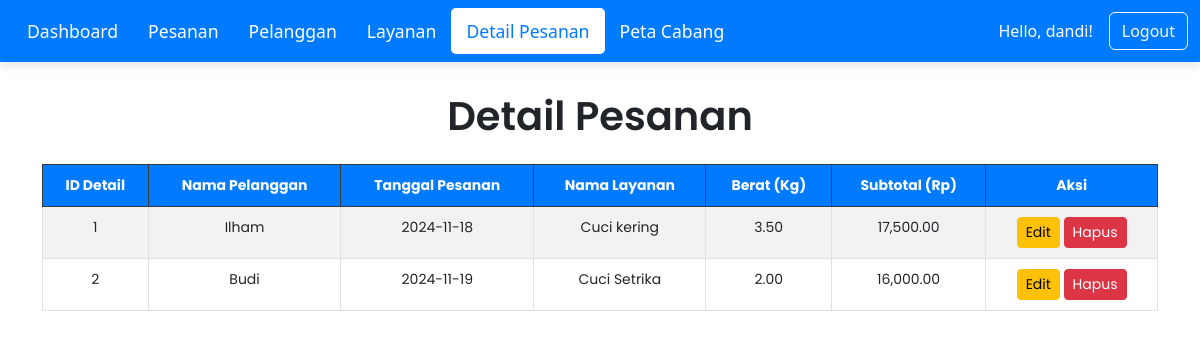
The page /detail_pesanan.php (signed in) on the database its author committed.
### tables this page shows
CREATE TABLE `detail_pesanan` (
  `id_detail` INT AUTO_INCREMENT PRIMARY KEY,
  `id_pelanggan` INT NOT NULL,
  `id_pesanan` INT NOT NULL,
  `id_layanan` INT NOT NULL,
  `berat_kg` DECIMAL(5,2) NOT NULL,
  `sub_total` DECIMAL(10,2) DEFAULT NULL,
  FOREIGN KEY (`id_pelanggan`) REFERENCES `pelanggan`(`id_pelanggan`)
    ON DELETE CASCADE
    ON UPDATE CASCADE,
  FOREIGN KEY (`id_pesanan`) REFERENCES `pesanan`(`id_pesanan`)
    ON DELETE CASCADE
    ON UPDATE CASCADE,
  FOREIGN KEY (`id_layanan`) REFERENCES `layanan`(`id_layanan`)
    ON DELETE CASCADE
    ON UPDATE CASCADE
);

CREATE TABLE `pelanggan` (
  `id_pelanggan` INT AUTO_INCREMENT PRIMARY KEY,
  `nama_pelanggan` VARCHAR(100) NOT NULL,
  `no_telepon` VARCHAR(15) NOT NULL,
  `alamat` VARCHAR(255) DEFAULT NULL
);

CREATE TABLE `pesanan` (
  `id_pesanan` INT AUTO_INCREMENT PRIMARY KEY,
  `id_pelanggan` INT NOT NULL,
  `tanggal_pesanan` DATE NOT NULL DEFAULT CURDATE(),
  `total_harga` DECIMAL(10,2) DEFAULT NULL,
  FOREIGN KEY (`id_pelanggan`) REFERENCES `pelanggan`(`id_pelanggan`)
    ON DELETE CASCADE
    ON UPDATE CASCADE
);

CREATE TABLE `layanan` (
  `id_layanan` INT AUTO_INCREMENT PRIMARY KEY,
  `nama_layanan` VARCHAR(50) NOT NULL,
  `harga_per_kg` DECIMAL(10,2) NOT NULL
);

### detail_pesanan.php (the view, shortened to what this page needs)
<?php
include 'koneksi.php';
$query = "
    SELECT
        dp.id_detail,
        p.nama_pelanggan,
        ps.tanggal_pesanan,
        l.nama_layanan,
        dp.berat_kg,
        dp.sub_total
    FROM
        detail_pesanan dp
    INNER JOIN pelanggan p ON dp.id_pelanggan = p.id_pelanggan
    INNER JOIN pesanan ps ON dp.id_pesanan = ps.id_pesanan
    INNER JOIN layanan l ON dp.id_layanan = l.id_layanan
";
$result = mysqli_query($conn, $query);
?>
<!DOCTYPE html>
<html lang="en">
<head>
    <link href="https://cdn.jsdelivr.net/npm/bootstrap@5.3.0/dist/css/bootstrap.min.css" rel="stylesheet">
</head>
<body>
    <?php include 'nav.php'; ?>
    <div class="container">
        <h1 class="text-center mb-4">Detail Pesanan</h1>
        <div class="table-responsive">
            <table class="table table-striped table-bordered">
                <thead class="table-dark">
                    <tr>
                        <th>ID Detail</th>
                        <th>Nama Pelanggan</th>
                        <th>Tanggal Pesanan</th>
                        <th>Nama Layanan</th>
                        <th>Berat (Kg)</th>
                        <th>Subtotal (Rp)</th>
                        <th>Aksi</th>
                    </tr>
                </thead>
                <tbody>
                    <?php if (mysqli_num_rows($result) > 0): ?>
                        <?php while ($row = mysqli_fetch_assoc($result)): ?>
                            <tr>
                                <td><?php echo $row['id_detail']; ?></td>
                                <td><?php echo $row['nama_pelanggan']; ?></td>
                                <td><?php echo $row['tanggal_pesanan']; ?></td>
                                <td><?php echo $row['nama_layanan']; ?></td>
                                <td><?php echo number_format($row['berat_kg'], 2); ?></td>
                                <td><?php echo number_format($row['sub_total'], 2); ?></td>
                                <td class="text-center">
                                    <a href="edit_detail_pesanan.php?id=<?php echo $row['id_detail']; ?>" class="btn btn-warning btn-sm">Edit</a>
                                    <a href="hapus_detail_pesanan.php?id=<?php echo $row['id_detail']; ?>" class="btn btn-danger btn-sm" onclick="return confirm('Apakah Anda yakin ingin menghapus detail pesanan ini?')">Hapus</a>
                                </td>
                            </tr>
                        <?php endwhile; ?>
                    <?php else: ?>
                        <tr>
                            <td colspan="7" class="text-center">Tidak ada data detail pesanan</td>
                        </tr>
                    <?php endif; ?>
                </tbody>
            </table>
        </div>
    </div>
</body>
</html>

### nav.php (shortened to what this page needs)
<?php
$current_page = basename($_SERVER['PHP_SELF']);
?>
<link rel="stylesheet" href="nav.css">
<nav class="navbar navbar-expand-lg" >
    <div class="container-fluid">
        <div class="collapse navbar-collapse" id="navbarNav">
            <ul class="navbar-nav me-auto">
                <li class="nav-item">
                    <a class="nav-link <?php echo $current_page == 'dashboard.php' ? 'active' : ''; ?>" href="dashboard.php">Dashboard</a>
                </li>
                <li class="nav-item">
                    <a class="nav-link <?php echo $current_page == 'pesanan.php' ? 'active' : ''; ?>" href="pesanan.php">Pesanan</a>
                </li>
                <li class="nav-item">
                    <a class="nav-link <?php echo $current_page == 'pelanggan.php' ? 'active' : ''; ?>" href="pelanggan.php">Pelanggan</a>
                </li>
                <li class="nav-item">
                    <a class="nav-link <?php echo $current_page == 'layanan.php' ? 'active' : ''; ?>" href="layanan.php">Layanan</a>
                </li>
                <li class="nav-item">
                    <a class="nav-link <?php echo $current_page == 'detail_pesanan.php' ? 'active' : ''; ?>" href="detail_pesanan.php">Detail Pesanan</a>
                </li>
                <li class="nav-item">
                    <a class="nav-link <?php echo $current_page == 'peta.php' ? 'active' : ''; ?>" href="peta.php">Peta Cabang</a>
                </li>
            </ul>
            <span class="navbar-text me-3 text-white">
                Hello, <?php echo $_SESSION['username'] ?? 'Guest'; ?>!
            </span>
            <a href="logout.php" class="btn btn-outline-light">Logout</a>
        </div>
    </div>
</nav>

### nav.css (style rules this page uses)
.navbar { background-color: #007bff; box-shadow: 0 4px 10px rgba(0, 0, 0, 0.1); }
.navbar-nav .nav-item .nav-link { color: #ffffff; font-size: 1.1rem; font-weight: 500; padding: 10px 15px; border-radius: 5px; transition: background-color 0.3s ease, color 0.3s ease; }
.navbar-nav .nav-item .nav-link:hover, .navbar-nav .nav-item .nav-link.active { background-color: #ffffff; color: #007bff; }
.table th, .table td { padding: 10px; text-align: center; }
.table th { background-color: #007bff; color: #fff; }
.table tr:nth-child(even) { background-color: #f8f9fa; }

### detail_pesanan.php (style rules this page uses)
.container { margin-top: 30px; }
h1 { font-family: 'Poppins', sans-serif; font-weight: 600; }
table { font-family: 'Poppins', sans-serif; font-size: 14px; }

### rows shown on the page
detail_pesanan: id_detail "1", id_pelanggan.nama_pelanggan "Ilham", id_pesanan.tanggal_pesanan "2024-11-18", id_layanan.nama_layanan "Cuci kering", berat_kg "3.50", sub_total "17,500.00"
detail_pesanan: id_detail "2", id_pelanggan.nama_pelanggan "Budi", id_pesanan.tanggal_pesanan "2024-11-19", id_layanan.nama_layanan "Cuci Setrika", berat_kg "2.00", sub_total "16,000.00"

### other values the page prints
$_SESSION['username'] "dandi"
